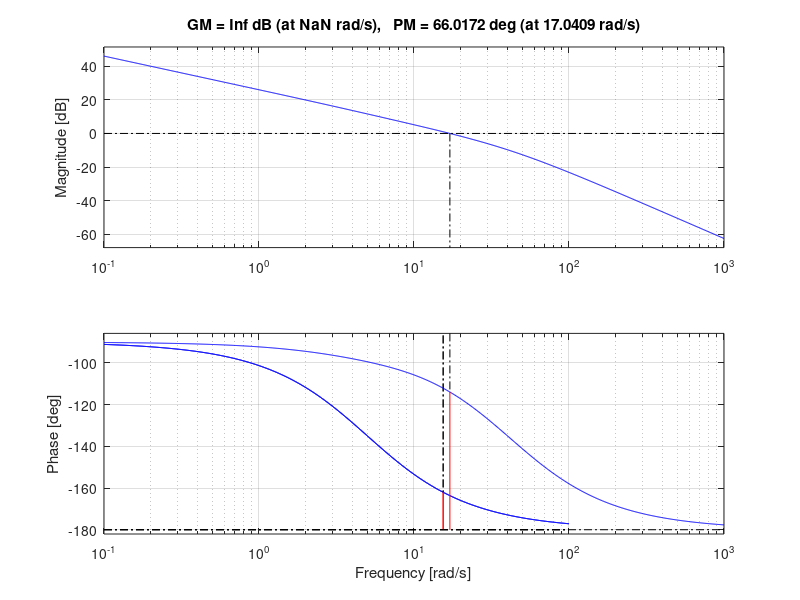
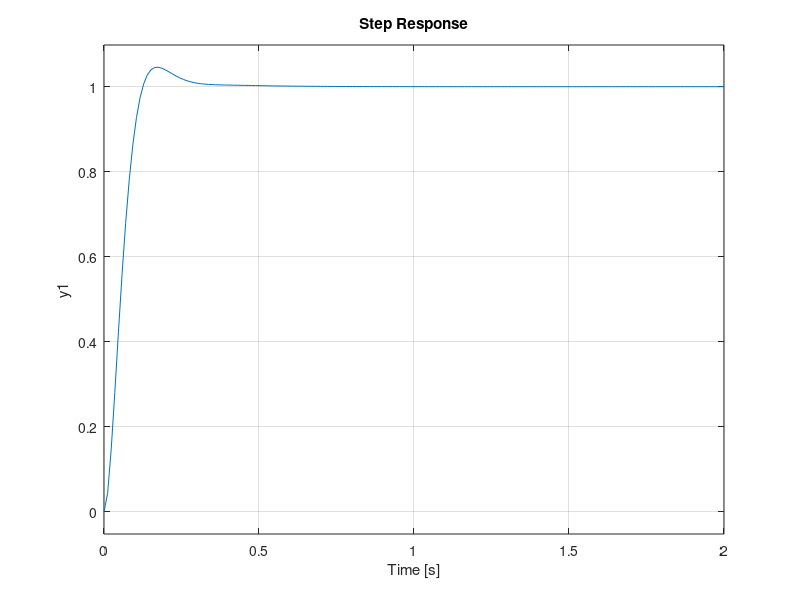

Write MATLAB code to recreate these figures, in order.
s=tf('s');
G=50/(s*(s/5+1));
C1=1;
L1=C1*G;
figure(1)
margin(G);
hold on; grid on;
margin(L1);

a=(1-sind(50))/(1+sind(50));
T=1/(sqrt(a)*15.4);

Kc=0.4; %va bene anche 1
%rete anticipatrice
C2=Kc*(1+(s/5.46))/(1+(s/41));
L2=C1*C2*G;
F=L2/(1+L2);
F=zpk(minreal(F)); %trascuro i termini aggiuntivi
margin(L2)
figure(2)
step(F);
